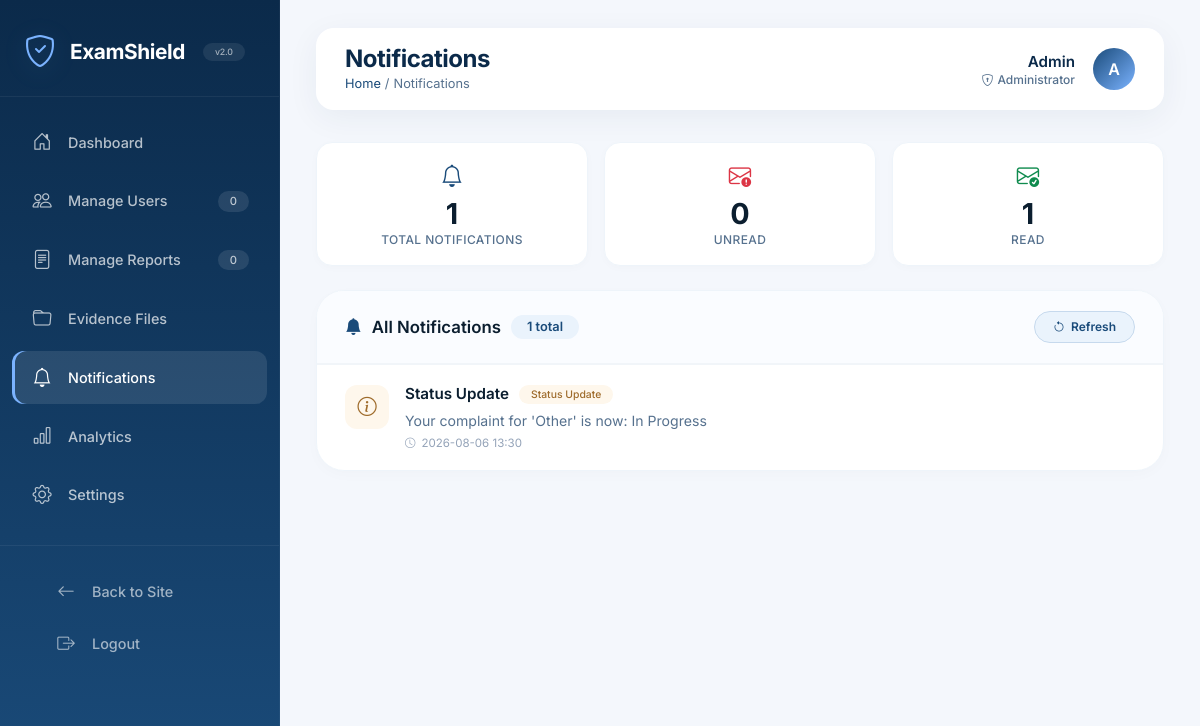
The app's page /admin/notifications (signed in) with its own data.
### tables this page shows
CREATE TABLE users (
            id INTEGER PRIMARY KEY AUTOINCREMENT,
            username TEXT NOT NULL UNIQUE,
            password TEXT NOT NULL,
            email TEXT UNIQUE,
            mobile TEXT UNIQUE,
            name TEXT,
            role TEXT DEFAULT 'student',

            -- Verification
            is_mobile_verified INTEGER DEFAULT 0,
            is_email_verified INTEGER DEFAULT 0,
            mobile_otp TEXT,
            otp_generated_at TEXT,

            -- Identity Proof 
            profile_photo TEXT,
            id_proof_type TEXT,
            id_proof_number TEXT,
            id_proof_photo TEXT,
            is_id_verified INTEGER DEFAULT 0,

            -- Tracking & Moderation
            signup_ip TEXT,
            signup_user_agent TEXT,
            created_at TEXT DEFAULT CURRENT_TIMESTAMP,
            is_blocked INTEGER DEFAULT 0,
            trust_score INTEGER DEFAULT 100
        , state TEXT, district TEXT);

CREATE TABLE notifications (
                    id INTEGER PRIMARY KEY AUTOINCREMENT,
                    type TEXT,
                    message TEXT,
                    link TEXT,
                    is_read INTEGER DEFAULT 0,
                    created_at DATETIME DEFAULT CURRENT_TIMESTAMP
                );

### app.py (the view)
@app.route('/admin/notifications')
@admin_required
def admin_notifications():
    conn = get_db()
    notes = conn.execute("SELECT * FROM notifications ORDER BY created_at DESC").fetchall()
    conn.execute("UPDATE notifications SET is_read = 1 WHERE is_read = 0")
    conn.commit()
    conn.close()
    return render_template('admin_notifications.html', notes=notes)

### app.py (called while the page is built)
@login_manager.user_loader
def load_user(user_id):
    conn = get_db()
    user_row = conn.execute('SELECT * FROM users WHERE id =?', (user_id,)).fetchone()
    conn.close()
    if user_row:
        user = dict(user_row)
        return User(
            id=user['id'],
            username=user['username'],
            name=user.get('name', 'User'),
            role=user.get('role', 'student'),
            is_mobile_verified=user.get('is_mobile_verified', 0),
            is_email_verified=user.get('is_email_verified', 0),
            is_blocked=user.get('is_blocked', 0)
        )
    return None

def admin_required(f):
    @wraps(f)
    def decorated_function(*args, **kwargs):
        if not current_user.is_authenticated:
            flash('Please login first', 'error')
            return redirect(url_for('login'))
        if current_user.role!= 'admin':
            flash('You do not have admin permission', 'error')
            return redirect(url_for('dashboard'))
        return f(*args, **kwargs)
    return decorated_function

@app.context_processor
def inject_notifications():
    if current_user.is_authenticated: # FIX: session ki jagah current_user
        conn = get_db()
        count = conn.execute("SELECT COUNT(*) FROM notifications WHERE is_read = 0").fetchone()[0]
        conn.close()
        return dict(unread_count=count)
    return dict(unread_count=0)

def get_settings():
    conn = get_db()
    s = conn.execute("SELECT * FROM settings WHERE id=1").fetchone()
    conn.close()
    return s

@app.before_request
def check_maintenance():
    settings = get_settings()
    if settings and settings['maintenance_mode'] == 1:
        if request.endpoint and 'static' not in request.endpoint:
            if not current_user.is_authenticated or current_user.role!= 'admin':
                return render_template('maintenance.html'), 503

### database.py (called while the page is built)
def get_db():
    conn = sqlite3.connect(DB_PATH)
    conn.row_factory = sqlite3.Row
    return conn

### templates/admin_notifications.html (shortened to what this page needs)
{% extends "admin_base.html" %}
{% block page_title %}Notifications{% endblock %}
{% block breadcrumb %}Notifications{% endblock %}
{% block content %}
<div class="stats-mini">
  <div class="stat-item total">
    <span class="icon"><i class="bi bi-bell"></i></span>
    <div class="number">{{ notes|length }}</div>
    <div class="label">Total Notifications</div>
  </div>
  <div class="stat-item unread">
    <span class="icon"><i class="bi bi-envelope-exclamation"></i></span>
    <div class="number">{{ notes|selectattr('is_read', 'equalto', 0)|list|length }}</div>
    <div class="label">Unread</div>
  </div>
  <div class="stat-item read">
    <span class="icon"><i class="bi bi-envelope-check"></i></span>
    <div class="number">{{ notes|selectattr('is_read', 'equalto', 1)|list|length }}</div>
    <div class="label">Read</div>
  </div>
</div>
<div class="notifications-card">
  <div class="card-header-custom">
    <h6>
      <i class="bi bi-bell-fill"></i> All Notifications
      <span class="badge-total">{{ notes|length }} total</span>
    </h6>
    <div class="actions">
      <a href="{{ url_for('admin_notifications') }}" class="btn-mark-read">
        <i class="bi bi-arrow-counterclockwise"></i> Refresh
      </a>
    </div>
  </div>
  {% if notes and notes|length > 0 %}
    <div class="notification-list">
      {% for n in notes %}
      <a href="{{ n['link'] }}" class="notification-item {% if n['is_read'] == 0 %}unread{% else %}read{% endif %}">
        <div class="notif-icon
          {% if n['type'] == 'New Report' %}report
          {% elif n['type'] == 'New User' %}user
          {% elif n['type'] == 'Alert' %}alert
          {% else %}system{% endif %}">
          {% if n['type'] == 'New Report' %}
            <i class="bi bi-file-text"></i>
          {% elif n['type'] == 'New User' %}
            <i class="bi bi-person-plus"></i>
          {% elif n['type'] == 'Alert' %}
            <i class="bi bi-exclamation-triangle"></i>
          {% else %}
            <i class="bi bi-info-circle"></i>
          {% endif %}
        </div>
        <div class="notif-content">
          <div class="notif-title">
            <span>{{ n['type']|default('Notification') }}</span>
            <span class="notif-type
              {% if n['type'] == 'New Report' %}report
              {% elif n['type'] == 'New User' %}user
              {% elif n['type'] == 'Alert' %}alert
              {% else %}system{% endif %}">
              {{ n['type']|default('System') }}
            </span>
          </div>
          <p class="notif-message">{{ n['message'] }}</p>
          <div class="notif-time">
            <i class="bi bi-clock"></i>
            {{ n['created_at'][:16] if n['created_at'] else 'Just now' }}
          </div>
        </div>
      </a>
      {% endfor %}
    </div>
  {% else %}
    <div class="empty-state">
      <i class="bi bi-bell-slash"></i>
      <h5>No Notifications</h5>
      <p>You're all caught up! Check back later for updates.</p>
    </div>
  {% endif %}
</div>
{% endblock %}

### templates/admin_base.html (shortened to what this page needs)
<!DOCTYPE html>
<html lang="en">
<head>
    <link href="https://cdn.jsdelivr.net/npm/bootstrap@5.3.3/dist/css/bootstrap.min.css" rel="stylesheet">
    <link rel="stylesheet" href="https://cdn.jsdelivr.net/npm/bootstrap-icons@1.11.3/font/bootstrap-icons.min.css">
</head>
<body>
    <nav class="admin-sidebar" id="adminSidebar">
        <div class="brand">
            <i class="bi bi-shield-check"></i>
            <span>ExamShield</span>
            <span class="badge-version">v2.0</span>
        </div>
        <ul class="nav flex-column">
            <li>
                <a class="nav-link {% if request.endpoint == 'admin_dashboard' %}active{% endif %}" href="{{ url_for('admin_dashboard') }}">
                    <i class="bi bi-house-door"></i> Dashboard
                </a>
            </li>
            <li>
                <a class="nav-link {% if request.endpoint == 'admin_users' %}active{% endif %}" href="{{ url_for('admin_users') }}">
                    <i class="bi bi-people"></i> Manage Users
                    <span class="badge-count">{{ user_count|default(0) }}</span>
                </a>
            </li>
            <li>
                <a class="nav-link {% if request.endpoint == 'admin_reports' %}active{% endif %}" href="{{ url_for('admin_reports') }}">
                    <i class="bi bi-file-text"></i> Manage Reports
                    <span class="badge-count">{{ report_count|default(0) }}</span>
                </a>
            </li>
            <li>
                <a class="nav-link {% if request.endpoint == 'admin_evidence' %}active{% endif %}" href="{{ url_for('admin_evidence') }}">
                    <i class="bi bi-folder"></i> Evidence Files
                </a>
            </li>
            <li>
                <a class="nav-link {% if request.endpoint == 'admin_notifications' %}active{% endif %}" href="{{ url_for('admin_notifications') }}">
                    <i class="bi bi-bell"></i> Notifications
                </a>
            </li>
            <li>
                <a class="nav-link {% if request.endpoint == 'admin_analytics' %}active{% endif %}" href="{{ url_for('admin_analytics') }}">
                    <i class="bi bi-bar-chart"></i> Analytics
                </a>
            </li>
            <li>
                <a class="nav-link {% if request.endpoint == 'admin_settings' %}active{% endif %}" href="{{ url_for('admin_settings') }}">
                    <i class="bi bi-gear"></i> Settings
                </a>
            </li>
        </ul>
        <div class="sidebar-footer">
            <ul class="nav flex-column">
                <li>
                    <a class="nav-link" href="{{ url_for('home') }}">
                        <i class="bi bi-arrow-left"></i> Back to Site
                    </a>
                </li>
                <li>
                    <a class="nav-link" href="{{ url_for('logout') }}">
                        <i class="bi bi-box-arrow-right"></i> Logout
                    </a>
                </li>
            </ul>
        </div>
    </nav>
    <div class="admin-content">
        <div class="admin-topbar">
            <div class="page-title">
                <div>
                    <h1>{% block page_title %}Dashboard{% endblock %}</h1>
                    <nav class="breadcrumb">
                        <a href="{{ url_for('admin_dashboard') }}">Home</a>
                        <span class="mx-1">/</span>
                        <span>{% block breadcrumb %}{% endblock %}</span>
                    </nav>
                </div>
            </div>
            <div class="user-area">
                <div class="text-end">
                    <span class="user-name">{{ session.user.name if session.user else 'Admin' }}</span>
                    <span class="user-role"><i class="bi bi-shield-lock me-1"></i>Administrator</span>
                </div>
                <div class="avatar">
                    {{ (session.user.name if session.user else 'Admin')[0]|upper }}
                </div>
            </div>
        </div>
        {% block content %}{% endblock %}
    </div>
</body>
</html>

### templates/admin_base.html (style rules this page uses)
:root { --primary-dark: #0b2a4a; --primary-mid: #1a4b7a; --primary-light: #2d6ea0; --accent-blue: #7bb3ff; --bg-light: #f4f7fc; --card-shadow: 0 8px 32px rgba(18, 52, 86, 0.06); --card-hover-shadow: 0 16px 48px -12px rgba(18, 52, 86, 0.10); --radius-lg: 28px; --radius-md: 18px; --radius-sm: 12px; }
* { margin: 0; padding: 0; box-sizing: border-box; }
body { font-family: 'Inter', -apple-system, BlinkMacSystemFont, sans-serif; background: var(--bg-light); color: #0b1e2f; min-height: 100vh; }
.admin-sidebar { min-height: 100vh; background: linear-gradient(180deg, var(--primary-dark) 0%, var(--primary-mid) 100%); color: white; position: fixed; width: 280px; transition: transform 0.3s cubic-bezier(0.4, 0, 0.2, 1); z-index: 1050; top: 0; left: 0; bottom: 0; overflow-y: auto; border-right: 1px solid rgba(255, 255, 255, 0.04); }
.admin-sidebar .brand { padding: 28px 24px 20px; border-bottom: 1px solid rgba(255, 255, 255, 0.06); margin-bottom: 16px; display: flex; align-items: center; gap: 14px; }
.admin-sidebar .brand i { font-size: 2rem; color: var(--accent-blue); filter: drop-shadow(0 4px 12px rgba(123, 179, 255, 0.2)); }
.admin-sidebar .brand span { font-size: 1.3rem; font-weight: 700; letter-spacing: -0.02em; }
.admin-sidebar .brand .badge-version { font-size: 0.55rem; background: rgba(255, 255, 255, 0.08); padding: 2px 12px; border-radius: 40px; font-weight: 500; color: rgba(255, 255, 255, 0.6); margin-left: 4px; }
.admin-sidebar .nav { padding: 0 12px; }
.admin-sidebar .nav-link { color: rgba(255, 255, 255, 0.7); padding: 12px 18px; margin: 3px 0; border-radius: var(--radius-sm); font-weight: 500; font-size: 0.9rem; display: flex; align-items: center; gap: 14px; transition: all 0.2s ease; text-decoration: none; position: relative; }
.admin-sidebar .nav-link i { font-size: 1.2rem; width: 24px; text-align: center; flex-shrink: 0; }
.admin-sidebar .nav-link.active { background: rgba(255, 255, 255, 0.1); color: white; box-shadow: inset 3px 0 0 var(--accent-blue); }
.admin-sidebar .nav-link .badge-count { margin-left: auto; background: rgba(255, 255, 255, 0.1); color: rgba(255, 255, 255, 0.7); font-size: 0.7rem; padding: 2px 12px; border-radius: 40px; font-weight: 500; }
.admin-sidebar .sidebar-footer { padding: 20px 24px 28px; border-top: 1px solid rgba(255, 255, 255, 0.06); margin-top: 20px; }
.admin-sidebar .sidebar-footer .nav-link { color: rgba(255, 255, 255, 0.6); padding: 10px 18px; border-radius: var(--radius-sm); transition: all 0.2s; }
.admin-sidebar .sidebar-footer .nav-link i { font-size: 1.1rem; }
.admin-content { margin-left: 280px; padding: 28px 36px 40px; min-height: 100vh; }
.admin-topbar { background: #ffffff; border-radius: var(--radius-md); padding: 16px 28px; margin-bottom: 32px; display: flex; justify-content: space-between; align-items: center; box-shadow: var(--card-shadow); border: 1px solid rgba(255, 255, 255, 0.5); }
.admin-topbar .page-title { display: flex; align-items: center; gap: 12px; }
.admin-topbar .page-title h1 { font-size: 1.5rem; font-weight: 700; color: var(--primary-dark); margin: 0; letter-spacing: -0.02em; }
.admin-topbar .page-title .breadcrumb { font-size: 0.8rem; color: #56718e; margin: 0; padding: 0; background: none; }
.admin-topbar .page-title .breadcrumb a { color: #1a4b7a; text-decoration: none; }
.admin-topbar .user-area { display: flex; align-items: center; gap: 18px; }
.admin-topbar .user-area .avatar { width: 42px; height: 42px; border-radius: 50%; background: linear-gradient(135deg, var(--primary-mid), var(--accent-blue)); color: white; display: flex; align-items: center; justify-content: center; font-weight: 600; font-size: 1rem; flex-shrink: 0; }
.admin-topbar .user-area .user-name { font-weight: 600; color: var(--primary-dark); font-size: 0.95rem; }
.admin-topbar .user-area .user-role { font-size: 0.75rem; color: #56718e; font-weight: 500; display: block; margin-top: -2px; }
.admin-content { animation: fadeSlideDown 0.5s ease forwards; }

### records on screen
users: user "Admin"
notifications: type "Status Update", message "Your complaint for 'Other' is now: In Progress", created_at "2026-08-06 13:30"

### other values on screen
{{ user_count|default(0) }} "0"
{{ report_count|default(0) }} "0"
{{ (session.user.name if session.user else 'Admin')[0]|upper }} "A"
{{ notes|length }} "1"
{{ notes|selectattr('is_read', 'equalto', 0)|list|length }} "0"
{{ notes|selectattr('is_read', 'equalto', 1)|list|length }} "1"
